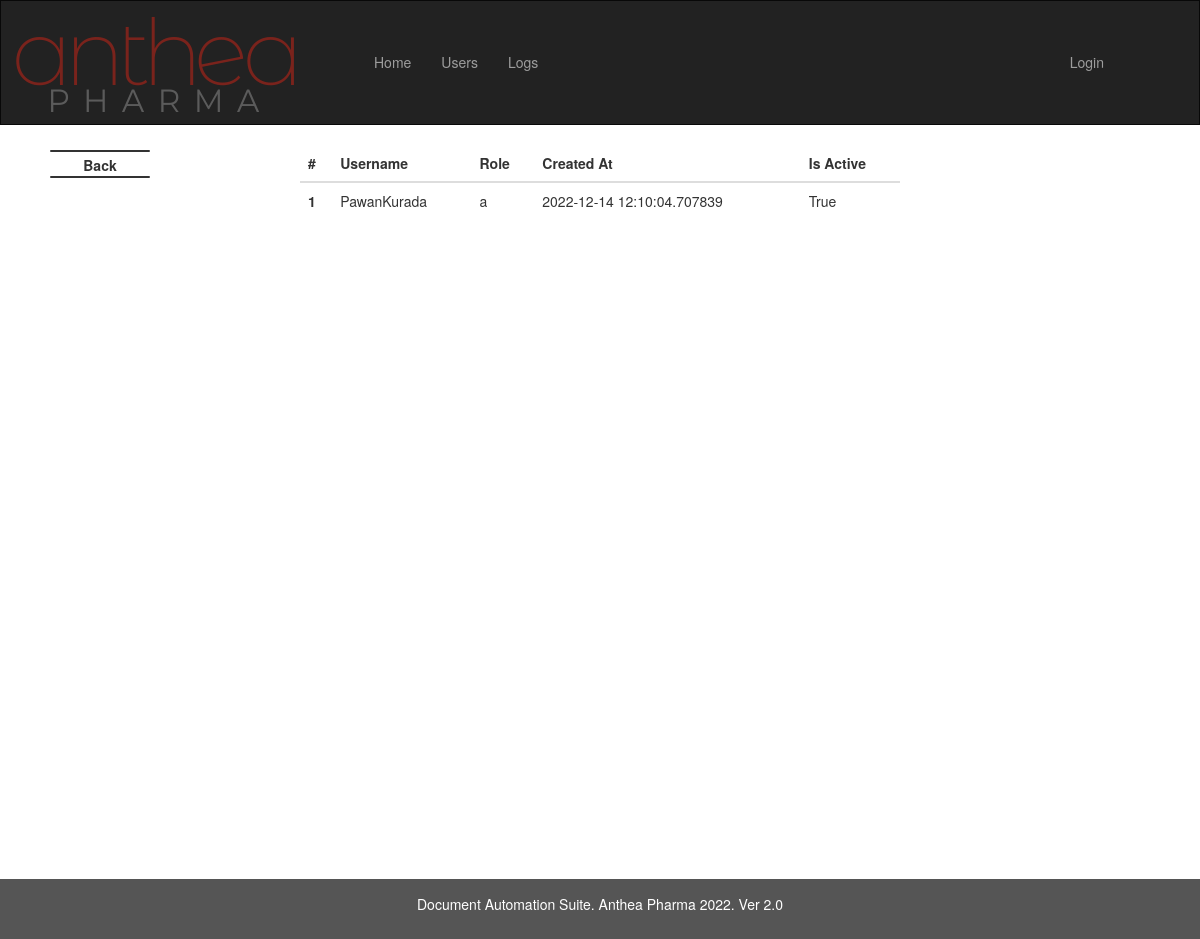
/data/1, run on the app's committed database.
### imp_calc/models.py (models this page shows, shortened)
class User(db.Model, UserMixin):
    id = db.Column(db.Integer(),primary_key = True)
    is_activate = db.Column(db.Boolean, default=True)
    username = db.Column(db.String(length=12),nullable = False, unique = True)
    role = db.Column(db.String(length=1),nullable=False)
    password_hash = db.Column(db.String(length=60),nullable = False)
    created_at = db.Column(db.DateTime, nullable = False, default= datetime.utcnow)
    logs = relationship("Logs", backref="UserLogs")
    @property
    def is_active(self):
        return self.is_activate
    @property
    def password(self):
        return self.password

### imp_calc/routes.py (the view)
@app.route('/data/<int:user_id>')
def RetrieveSingleEmployee(user_id):
    user = User.query.filter_by(id=user_id).first()
    if user:
        return render_template('data.html', user = user)
    return f"User with id ={id} Doenst exist"

### imp_calc/templates/data.html
{% extends 'admin.html' %}
{% block main %}
<table class="table">
  <thead>
    <tr>
      <th scope="col">#</th>
      <th scope="col">Username</th>
      <th scope="col">Role</th>
      <th scope="col">Created At</th>
      <th scope="col">Is Active</th>
	</tr>
  </thead>
  <tbody>
    <tr>
      <th scope="row">{{user.id}}</th>
      <td>{{user.username}}</td>
      <td>{{user.role}}</td>
      <td>{{user.created_at}}</td>
      <td>{{user.is_active}}</td>
    </tr>
  </tbody>
</table>
<br>
<br>
<br>
<br>
<br>
<br>
<br>
<br>
<br>
<br>
<br>
<br>
<br>
<br>
<br>
<br>
<br>
<br>
<br>
<br>
<br>
<br>
<br>
<br>
<br>
<br>
<br>
<br>
<br>
<br>
<br>
<br>
{% endblock %}

### imp_calc/templates/base.html (style rules this page uses)
.table { display: table; margin: auto; width: 50%; margin-top: 20px; margin-bottom: 20px; }

### data on the page
User: id "1", username "PawanKurada", role "a", created_at "2022-12-14 12:10:04.707839", is_active "True"
